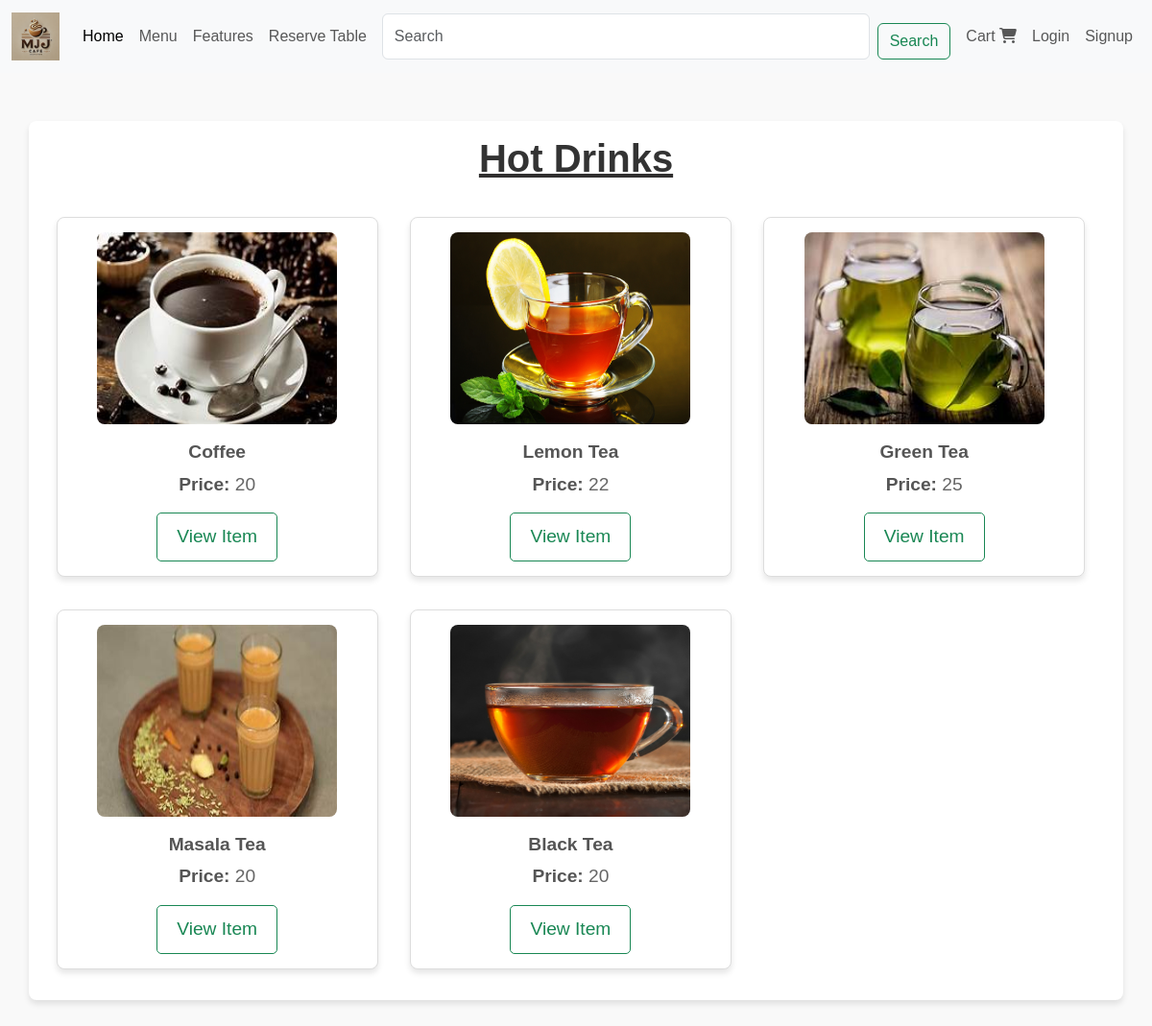
The app's page /menu/ with its own data.
### cafe/models.py (models this page shows, shortened)
class Product(models.Model):
    title=models.CharField(max_length=200)
    description=models.TextField(max_length=300 , default="NiceDrink")
    image=models.ImageField(upload_to='image/')
    price=models.IntegerField()
    available=models.BooleanField()

### cafe/views.py (the view)
# urls.py: path('menu/', views.menu, name='menu'),
def menu(request):
    m=Product.objects.all()
    return render(request,'menu.html',{'m':m})

### templates/menu.html (shortened to what this page needs)
{% load static %}
<!DOCTYPE html>
<html lang="en">
<head>
    <link href="https://cdn.jsdelivr.net/npm/bootstrap@5.3.3/dist/css/bootstrap.min.css" rel="stylesheet">
    <link href="{% static 'images/css/home.css' %}" rel="stylesheet">
    <link href="{% static 'images/css/menu.css' %}" rel="stylesheet">
</head>
{% include 'nav.html' %}
<body>
   <div class="container">
    <h1>Hot Drinks</h1>
       {% for i in m %}
           <div class="item">
            <img src="{{ i.image.url }}" alt="coffee" width="250px" height="200px" class="img"><br>
            <p class="item-title"><b>{{ i.title }}</b></p>
            <p class="item-title"><b>Price: </b>{{ i.price }}</p>
            <a href="{% url 'product' i.id  %}" class="btn btn-outline-success">View Item</a>
           </div>
       {% endfor %}
    </div>
</body>
</html>

### templates/nav.html (shortened to what this page needs)
{% load static %}
<!DOCTYPE html>
<html lang="en">
<head>
    <link href="https://cdn.jsdelivr.net/npm/bootstrap@5.3.3/dist/css/bootstrap.min.css" rel="stylesheet">
    <link href="{% static 'images/css/home.css' %}" rel="stylesheet">
</head>
<body>
    <nav class="navbar navbar-expand-lg bg-body-tertiary" style="position: sticky; top: 0; z-index: 1000;">
        <div class="container-fluid">
            <a class="navbar-brand" href="#">
                <img src="{% static 'logo.webp' %}" width="50px" height="50px" alt="LOGO">
            </a>
            <div class="collapse navbar-collapse" id="navbarNav">
                <ul class="navbar-nav me-auto mb-2 mb-lg-0">
                    <li class="nav-item">
                        <a class="nav-link active" aria-current="page" href="{% url 'home' %}">Home</a>
                    </li>
                    <li class="nav-item">
                        <a class="nav-link" href="{% url 'menus' %}">Menu</a>
                    </li>
                    <li class="nav-item">
                        <a class="nav-link" href="#">Features</a>
                    </li>
                    <li class="nav-item">
                        <a class="nav-link" href="{% url 'reserve_table' %}">Reserve Table</a>
                    </li>
                </ul>
                <form class="d-flex flex-grow-1 mx-2" role="search" action="{% url 'search' %}" method="get">
                    <input class="form-control me-2" type="text" name="q" placeholder="Search" aria-label="Search">
                    <button class="btn btn-outline-success" type="submit">Search</button>
                </form>
                <ul class="navbar-nav">
                    <li class="nav-item">
                        <a class="nav-link" href="{% url 'cart' %}">Cart
                            <i class="fas fa-shopping-cart"></i>
                        </a>
                    </li>
                </ul>
                <ul class="navbar-nav">
                    {% if user.is_authenticated %}
                        <li class="nav-item">
                            <a class="nav-link" href="#">Profile</a>
                        </li>
                        <li class="nav-item">
                            <a class="nav-link" href="{% url 'logout' %}">Logout</a>
                        </li>
                    {% else %}
                        <li class="nav-item">
                            <a class="nav-link" href="{% url 'login' %}">Login</a>
                        </li>
                        <li class="nav-item">
                            <a class="nav-link" href="{% url 'register' %}">Signup</a>
                        </li>
                    {% endif %}
                </ul>
            </div>
        </div>
    </nav>
</body>
</html>

### static/images/css/home.css (style rules this page uses)
body { font-family: 'Arial', sans-serif; margin: 0; padding: 0; background-color: #f9f9f9; }
.container { text-align: center; margin: 50px auto; }
.container h1 { font-size: 2.5rem; margin-bottom: 20px; color: #333; }
.container p { font-size: 1.2rem; color: #666; margin: 5px 0; }
.container .btn { font-size: 1.2rem; padding: 10px 20px; border-radius: 5px; }

### static/images/css/menu.css (style rules this page uses)
body { font-family: 'Arial', sans-serif; background-color: #f9f9f9; margin: 0; padding: 0; }
.container { max-width: 1200px; margin-left: 100px; padding: 15px; background: #ffffff; box-shadow: 0px 4px 6px rgba(0, 0, 0, 0.1); border-radius: 8px; }
.container h1 { text-align: center; margin-bottom: 30px; color: #322e2e; font-size: 2.5rem; font-weight: bold; text-decoration: underline rgb(48, 47, 47); }
.item { width: 30%; float: left; padding: 15px; margin: 1.5%; background: #fff; border: 1px solid #ddd; border-radius: 8px; text-align: center; box-shadow: 0px 4px 6px rgba(0, 0, 0, 0.1); transition: transform 0.3s ease, box-shadow 0.3s ease; }
.item img { border-radius: 8px; margin-bottom: 10px; }
.item-title { font-size: 1.2rem; color: #333; margin-bottom: 10px; }
.item p b { color: #555; }
.btn { margin-top: 10px; padding: 10px 20px; font-size: 1rem; color: #fff; background-color: #28a745; border: none; border-radius: 5px; text-decoration: none; transition: background-color 0.3s ease, transform 0.2s ease; }
.container::after { content: ""; display: table; clear: both; }

### records on screen
Product: image (picture), title "Coffee", price "20"
Product: image (picture), title "Lemon Tea", price "22"
Product: image (picture), title "Green Tea", price "25"
Product: image (picture), title "Masala Tea", price "20"
Product: image (picture), title "Black Tea", price "20"
